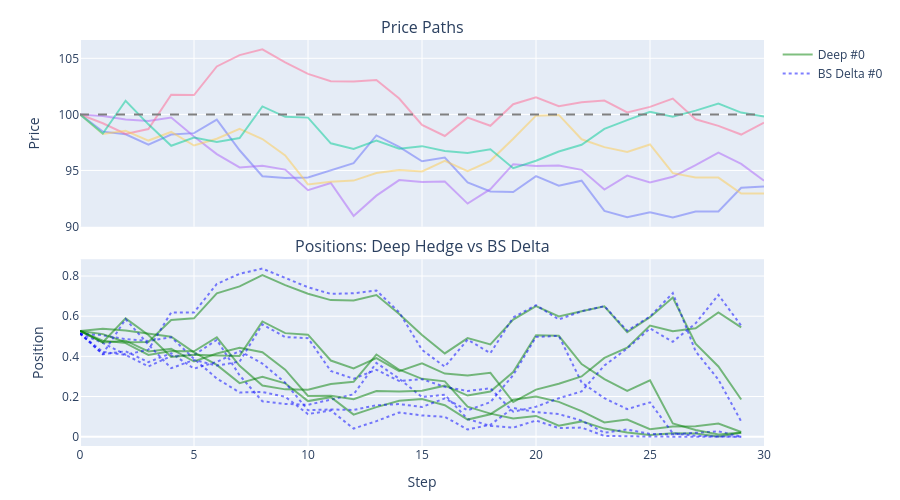

This figure's notebook cell:
### Code cell
fig.add_hline(y=STRIKE, line_dash="dash", line_color="gray", row=1, col=1)
fig.update_yaxes(title_text="Price", row=1, col=1)
fig.update_yaxes(title_text="Position", row=2, col=1)
fig.update_xaxes(title_text="Step", row=2, col=1)
fig.update_layout(height=500, margin=dict(t=40, b=40))
fig.show()

### Figure 1 — Plotly figure (JSON) as saved in the notebook; plotly's stock layout.template omitted (floating-point values rounded to 4 significant figures)
{"data": [{"mode": "lines", "opacity": 0.5, "showlegend": false, "type": "scatter", "xaxis": "x", "y": [100.0, 98.46, 98.23, 97.3, 98.2, 98.33, 99.54, 96.8, 94.49, 94.33, 94.37, 95.05, 95.66, 98.12, 97.11, 95.82, 96.15, 93.94, 93.12, 93.08, 94.49, 93.64, 94.09, 91.39, 90.82, 91.26, 90.81, 91.35, 91.34, 93.46, 93.58], "yaxis": "y"}, {"line": {"color": "green"}, "mode": "lines", "name": "Deep #0", "opacity": 0.5, "showlegend": true, "type": "scatter", "xaxis": "x2", "y": [0.5265, 0.4785, 0.466, 0.4069, 0.4262, 0.4249, 0.4952, 0.3531, 0.2544, 0.2356, 0.2334, 0.2618, 0.2732, 0.4094, 0.3335, 0.2881, 0.2754, 0.1493, 0.1148, 0.09074, 0.1032, 0.05449, 0.07603, 0.04023, 0.0208, 0.007722, 0.01737, 0.01586, 0.0008042, 0.01993], "yaxis": "y2"}, {"line": {"color": "blue", "dash": "dot"}, "mode": "lines", "name": "BS Delta #0", "opacity": 0.5, "showlegend": true, "type": "scatter", "xaxis": "x2", "y": [0.5138, 0.4227, 0.4072, 0.3501, 0.4013, 0.4066, 0.4822, 0.3056, 0.1762, 0.1632, 0.1586, 0.1847, 0.2107, 0.3674, 0.2887, 0.1973, 0.209, 0.08787, 0.05355, 0.04496, 0.08039, 0.04285, 0.04527, 0.003642, 0.0009567, 0.000615, 6.874e-05, 1.757e-05, 1.937e-07, 4.024e-08], "yaxis": "y2"}, {"mode": "lines", "opacity": 0.5, "showlegend": false, "type": "scatter", "xaxis": "x", "y": [100.0, 99.86, 99.54, 99.4, 99.72, 98.03, 96.45, 95.27, 95.42, 95.07, 93.24, 93.88, 90.95, 92.75, 94.14, 93.97, 94.0, 92.04, 93.33, 95.56, 95.39, 95.45, 95.06, 93.29, 94.55, 93.94, 94.43, 95.48, 96.6, 95.59, 94.08], "yaxis": "y"}, {"line": {"color": "green"}, "mode": "lines", "opacity": 0.5, "showlegend": false, "type": "scatter", "xaxis": "x2", "y": [0.5265, 0.5378, 0.5292, 0.512, 0.4976, 0.4196, 0.3573, 0.2666, 0.2988, 0.2658, 0.1773, 0.1968, 0.1099, 0.147, 0.1788, 0.188, 0.1565, 0.08507, 0.1119, 0.184, 0.1998, 0.1734, 0.1274, 0.07088, 0.0857, 0.03745, 0.05102, 0.05231, 0.06577, 0.02342], "yaxis": "y2"}, {"line": {"color": "blue", "dash": "dot"}, "mode": "lines", "opacity": 0.5, "showlegend": false, "type": "scatter", "xaxis": "x2", "y": [0.5138, 0.5053, 0.4856, 0.4764, 0.4952, 0.388, 0.2897, 0.2201, 0.2225, 0.1987, 0.1124, 0.1308, 0.04018, 0.07747, 0.1205, 0.1056, 0.09886, 0.03574, 0.05929, 0.1431, 0.1219, 0.1124, 0.08002, 0.01937, 0.03578, 0.0137, 0.01187, 0.01739, 0.02655, 0.0001764], "yaxis": "y2"}, {"mode": "lines", "opacity": 0.5, "showlegend": false, "type": "scatter", "xaxis": "x", "y": [100.0, 99.21, 98.25, 98.7, 101.8, 101.7, 104.3, 105.3, 105.8, 104.6, 103.6, 102.9, 102.9, 103.1, 101.4, 99.06, 98.07, 99.71, 98.98, 100.9, 101.5, 100.7, 101.1, 101.2, 100.2, 100.7, 101.4, 99.56, 98.97, 98.2, 99.26], "yaxis": "y"}, {"line": {"color": "green"}, "mode": "lines", "opacity": 0.5, "showlegend": false, "type": "scatter", "xaxis": "x2", "y": [0.5265, 0.5108, 0.4703, 0.4711, 0.5809, 0.5895, 0.7141, 0.7485, 0.8046, 0.7546, 0.7118, 0.6803, 0.6786, 0.7059, 0.6114, 0.5063, 0.4146, 0.4911, 0.4598, 0.5829, 0.6508, 0.5989, 0.6244, 0.6491, 0.5205, 0.5954, 0.6934, 0.463, 0.3496, 0.185], "yaxis": "y2"}, {"line": {"color": "blue", "dash": "dot"}, "mode": "lines", "opacity": 0.5, "showlegend": false, "type": "scatter", "xaxis": "x2", "y": [0.5138, 0.4667, 0.4084, 0.4333, 0.619, 0.6186, 0.7609, 0.8114, 0.8373, 0.7923, 0.7444, 0.711, 0.7143, 0.7284, 0.6195, 0.4324, 0.3486, 0.4834, 0.4159, 0.594, 0.6552, 0.584, 0.6246, 0.6502, 0.528, 0.5987, 0.7151, 0.425, 0.2843, 0.07585], "yaxis": "y2"}, {"mode": "lines", "opacity": 0.5, "showlegend": false, "type": "scatter", "xaxis": "x", "y": [100.0, 98.25, 98.54, 97.67, 98.43, 97.22, 97.83, 98.71, 97.8, 96.34, 93.75, 93.99, 94.09, 94.77, 95.03, 94.91, 95.85, 94.94, 95.86, 97.83, 99.89, 99.95, 97.78, 97.08, 96.64, 97.32, 94.76, 94.37, 94.36, 92.93, 92.95], "yaxis": "y"}, {"line": {"color": "green"}, "mode": "lines", "opacity": 0.5, "showlegend": false, "type": "scatter", "xaxis": "x2", "y": [0.5265, 0.4691, 0.4782, 0.4249, 0.4375, 0.3744, 0.4144, 0.4427, 0.4204, 0.3338, 0.2031, 0.204, 0.1869, 0.2278, 0.2245, 0.2292, 0.254, 0.2047, 0.2246, 0.3216, 0.505, 0.5026, 0.3614, 0.2864, 0.2275, 0.2806, 0.0659, 0.03341, 0.01032, 0.02113], "yaxis": "y2"}, {"line": {"color": "blue", "dash": "dot"}, "mode": "lines", "opacity": 0.5, "showlegend": false, "type": "scatter", "xaxis": "x2", "y": [0.5138, 0.4105, 0.4254, 0.3714, 0.4154, 0.3389, 0.3724, 0.4264, 0.3644, 0.2689, 0.1318, 0.1354, 0.133, 0.1567, 0.1622, 0.1479, 0.1905, 0.1315, 0.1718, 0.3067, 0.4965, 0.5024, 0.2701, 0.1914, 0.1373, 0.1709, 0.01688, 0.004087, 0.0005826, 3.136e-09], "yaxis": "y2"}, {"mode": "lines", "opacity": 0.5, "showlegend": false, "type": "scatter", "xaxis": "x", "y": [100.0, 98.28, 101.2, 99.11, 97.2, 97.94, 97.53, 97.9, 100.7, 99.78, 99.71, 97.42, 96.92, 97.66, 96.94, 97.17, 96.73, 96.56, 96.89, 95.2, 95.87, 96.68, 97.29, 98.71, 99.48, 100.2, 99.8, 100.3, 101.0, 100.2, 99.8], "yaxis": "y"}, {"line": {"color": "green"}, "mode": "lines", "opacity": 0.5, "showlegend": false, "type": "scatter", "xaxis": "x2", "y": [0.5265, 0.4706, 0.5894, 0.5067, 0.3969, 0.4078, 0.4046, 0.4023, 0.5739, 0.5157, 0.5083, 0.3793, 0.3404, 0.3912, 0.3265, 0.3657, 0.314, 0.3053, 0.3178, 0.1723, 0.2344, 0.2633, 0.3001, 0.3925, 0.4428, 0.5537, 0.5247, 0.5396, 0.6185, 0.5444], "yaxis": "y2"}, {"line": {"color": "blue", "dash": "dot"}, "mode": "lines", "opacity": 0.5, "showlegend": false, "type": "scatter", "xaxis": "x2", "y": [0.5138, 0.4125, 0.5851, 0.4587, 0.3412, 0.3822, 0.354, 0.3738, 0.5592, 0.4962, 0.4908, 0.327, 0.2885, 0.3335, 0.2771, 0.2862, 0.248, 0.2275, 0.2411, 0.124, 0.1492, 0.1913, 0.2255, 0.3543, 0.4394, 0.539, 0.4727, 0.5646, 0.7063, 0.553], "yaxis": "y2"}], "layout": {"annotations": [{"font": {"size": 16}, "showarrow": false, "text": "Price Paths", "x": 0.5, "xanchor": "center", "xref": "paper", "y": 1.0, "yanchor": "bottom", "yref": "paper"}, {"font": {"size": 16}, "showarrow": false, "text": "Positions: Deep Hedge vs BS Delta", "x": 0.5, "xanchor": "center", "xref": "paper", "y": 0.46, "yanchor": "bottom", "yref": "paper"}], "height": 500, "margin": {"b": 40, "t": 40}, "shapes": [{"line": {"color": "gray", "dash": "dash"}, "type": "line", "x0": 0, "x1": 1, "xref": "x domain", "y0": 100.0, "y1": 100.0, "yref": "y"}], "xaxis": {"anchor": "y", "domain": [0.0, 1.0], "matches": "x2", "showticklabels": false}, "xaxis2": {"anchor": "y2", "domain": [0.0, 1.0], "title": {"text": "Step"}}, "yaxis": {"anchor": "x", "domain": [0.54, 1.0], "title": {"text": "Price"}}, "yaxis2": {"anchor": "x2", "domain": [0.0, 0.46], "title": {"text": "Position"}}}}
